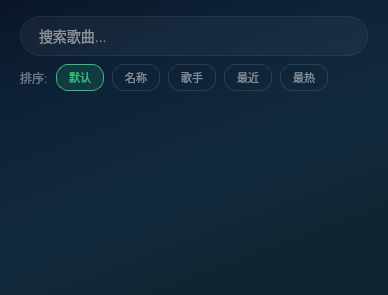
     <widget class="QWidget" name="songsPage">
      <property name="styleSheet">
       <string notr="true">background: qlineargradient(x1:0,y1:0,x2:0.5,y2:1,stop:0 #0a1628, stop:0.3 #0d2137, stop:0.7 #122a3e, stop:1 #0f2530);</string>
      </property>
      <layout class="QVBoxLayout" name="songsLayout">
       <property name="spacing">
        <number>0</number>
       </property>
       <property name="leftMargin">
        <number>20</number>
       </property>
       <property name="topMargin">
        <number>16</number>
       </property>
       <property name="rightMargin">
        <number>20</number>
       </property>
       <property name="bottomMargin">
        <number>8</number>
       </property>
       <item>
        <widget class="QLineEdit" name="searchEdit">
         <property name="placeholderText">
          <string>搜索歌曲...</string>
         </property>
         <property name="minimumSize">
          <size>
           <width>0</width>
           <height>40</height>
          </size>
         </property>
         <property name="maximumSize">
          <size>
           <width>16777215</width>
           <height>40</height>
          </size>
         </property>
         <property name="styleSheet">
          <string notr="true">QLineEdit { background: rgba(255,255,255,10); border: 1px solid rgba(255,255,255,20); border-radius: 20px; color: white; padding: 0 16px; font-size: 14px; } QLineEdit:focus { border-color: #31C27C; }</string>
         </property>
        </widget>
       </item>
       <item>
        <spacer name="songsSpacer1">
         <property name="orientation">
          <enum>Qt::Vertical</enum>
         </property>
         <property name="sizeType">
          <enum>QSizePolicy::Fixed</enum>
         </property>
         <property name="sizeHint" stdset="0">
          <size>
           <width>20</width>
           <height>8</height>
          </size>
         </property>
        </spacer>
       </item>
       <!-- 排序按钮栏 -->
       <item>
        <widget class="QWidget" name="sortBar">
         <property name="styleSheet">
          <string notr="true">background: transparent;</string>
         </property>
         <layout class="QHBoxLayout" name="sortLayout">
          <property name="spacing">
           <number>8</number>
          </property>
          <property name="leftMargin">
           <number>0</number>
          </property>
          <property name="topMargin">
           <number>0</number>
          </property>
          <property name="rightMargin">
           <number>0</number>
          </property>
          <property name="bottomMargin">
           <number>0</number>
          </property>
          <item>
           <widget class="QLabel" name="sortLabel">
            <property name="text">
             <string>排序:</string>
            </property>
            <property name="styleSheet">
             <string notr="true">color: rgba(255,255,255,100); font-size: 12px;</string>
            </property>
           </widget>
          </item>
          <item>
           <widget class="QPushButton" name="sortDefaultBtn">
            <property name="text">
             <string>默认</string>
            </property>
            <property name="checkable">
             <bool>true</bool>
            </property>
            <property name="checked">
             <bool>true</bool>
            </property>
            <property name="styleSheet">
             <string notr="true">QPushButton { background: transparent; border: 1px solid rgba(255,255,255,30); border-radius: 12px; color: rgba(255,255,255,120); font-size: 11px; padding: 4px 12px; } QPushButton:checked { background: rgba(49,194,124,40); border-color: #31C27C; color: #31C27C; }</string>
            </property>
           </widget>
          </item>
          <item>
           <widget class="QPushButton" name="sortNameBtn">
            <property name="text">
             <string>名称</string>
            </property>
            <property name="checkable">
             <bool>true</bool>
            </property>
            <property name="styleSheet">
             <string notr="true">QPushButton { background: transparent; border: 1px solid rgba(255,255,255,30); border-radius: 12px; color: rgba(255,255,255,120); font-size: 11px; padding: 4px 12px; } QPushButton:checked { background: rgba(49,194,124,40); border-color: #31C27C; color: #31C27C; }</string>
            </property>
           </widget>
          </item>
          <item>
           <widget class="QPushButton" name="sortArtistBtn">
            <property name="text">
             <string>歌手</string>
            </property>
            <property name="checkable">
             <bool>true</bool>
            </property>
            <property name="styleSheet">
             <string notr="true">QPushButton { background: transparent; border: 1px solid rgba(255,255,255,30); border-radius: 12px; color: rgba(255,255,255,120); font-size: 11px; padding: 4px 12px; } QPushButton:checked { background: rgba(49,194,124,40); border-color: #31C27C; color: #31C27C; }</string>
            </property>
           </widget>
          </item>
          <item>
           <widget class="QPushButton" name="sortRecentBtn">
            <property name="text">
             <string>最近</string>
            </property>
            <property name="checkable">
             <bool>true</bool>
            </property>
            <property name="styleSheet">
             <string notr="true">QPushButton { background: transparent; border: 1px solid rgba(255,255,255,30); border-radius: 12px; color: rgba(255,255,255,120); font-size: 11px; padding: 4px 12px; } QPushButton:checked { background: rgba(49,194,124,40); border-color: #31C27C; color: #31C27C; }</string>
            </property>
           </widget>
          </item>
          <item>
           <widget class="QPushButton" name="sortCountBtn">
            <property name="text">
             <string>最热</string>
            </property>
            <property name="checkable">
             <bool>true</bool>
            </property>
            <property name="styleSheet">
             <string notr="true">QPushButton { background: transparent; border: 1px solid rgba(255,255,255,30); border-radius: 12px; color: rgba(255,255,255,120); font-size: 11px; padding: 4px 12px; } QPushButton:checked { background: rgba(49,194,124,40); border-color: #31C27C; color: #31C27C; }</string>
            </property>
           </widget>
          </item>
          <item>
           <spacer name="sortSpacer">
            <property name="orientation">
             <enum>Qt::Horizontal</enum>
            </property>
            <property name="sizeHint" stdset="0">
             <size>
              <width>40</width>
              <height>20</height>
             </size>
            </property>
           </spacer>
          </item>
         </layout>
        </widget>
       </item>
       <item>
        <spacer name="songsSpacer2">
         <property name="orientation">
          <enum>Qt::Vertical</enum>
         </property>
         <property name="sizeType">
          <enum>QSizePolicy::Fixed</enum>
         </property>
         <property name="sizeHint" stdset="0">
          <size>
           <width>20</width>
           <height>4</height>
          </size>
         </property>
        </spacer>
       </item>
       <item>
        <widget class="QListWidget" name="songsListWidget">
         <property name="styleSheet">
          <string notr="true">QListWidget { background: transparent; border: none; color: rgba(255,255,255,200); } QListWidget::item { padding: 14px 16px; border-bottom: 1px solid rgba(255,255,255,8); font-size: 14px; } QListWidget::item:selected { background: rgba(49,194,124,30); color: #31C27C; } QListWidget::item:hover { background: rgba(255,255,255,10); }</string>
         </property>
        </widget>
       </item>
      </layout>
     </widget>
